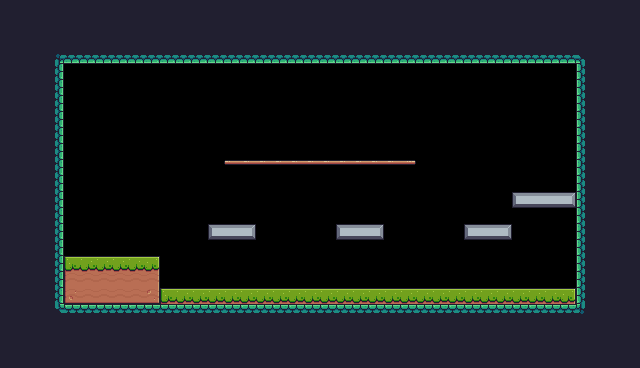

Below is a game level as drawn by its tile map, then a one-line description and the .tmx file that defines it, in full:
An orthogonal 40x23 tile map with 16x16 px tiles, 1 tile layer (Background) and 26 objects (8x Fruit, 2x Chicken, Player, Checkpoint, Platform).

<map version="1.10" tiledversion="1.10.1" orientation="orthogonal" renderorder="right-down" width="40" height="23" tilewidth="16" tileheight="16" infinite="0" nextlayerid="5" nextobjectid="90">
 <tileset firstgid="1" source="Pixel Adventure.tsx" />
 <layer id="1" name="Background" width="40" height="23">
  <properties>
   <property name="BackgroundColor" value="Purple" />
  </properties>
  <data encoding="csv">
24,24,24,24,24,24,24,24,24,24,24,24,24,24,24,24,24,24,24,24,24,24,24,24,24,24,24,24,24,24,24,24,24,24,24,24,24,24,24,24,
24,24,24,24,24,24,24,24,24,24,24,24,24,24,24,24,24,24,24,24,24,24,24,24,24,24,24,24,24,24,24,24,24,24,24,24,24,24,24,24,
24,24,24,24,24,24,24,24,24,24,24,24,24,24,24,24,24,24,24,24,24,24,24,24,24,24,24,24,24,24,24,24,24,24,24,24,24,24,24,24,
24,24,24,180,222,222,222,222,222,222,222,222,222,222,222,222,222,222,222,222,222,222,222,222,222,222,222,222,222,222,222,222,222,222,222,222,181,24,24,24,
24,24,24,201,0,0,0,0,0,0,0,0,0,0,0,0,0,0,0,0,0,0,0,0,0,0,0,0,0,0,0,0,0,0,0,0,199,24,24,24,
24,24,24,201,0,0,0,0,0,0,0,0,0,0,0,0,0,0,0,0,0,0,0,0,0,0,0,0,0,0,0,0,0,0,0,0,199,24,24,24,
24,24,24,201,0,0,0,0,0,0,0,0,0,0,0,0,0,0,0,0,0,0,0,0,0,0,0,0,0,0,0,0,0,0,0,0,199,24,24,24,
24,24,24,201,0,0,0,0,0,0,0,0,0,0,0,0,0,0,0,0,0,0,0,0,0,0,0,0,0,0,0,0,0,0,0,0,199,24,24,24,
24,24,24,201,0,0,0,0,0,0,0,0,0,0,0,0,0,0,0,0,0,0,0,0,0,0,0,0,0,0,0,0,0,0,0,0,199,24,24,24,
24,24,24,201,0,0,0,0,0,0,0,0,0,0,0,0,0,0,0,0,0,0,0,0,0,0,0,0,0,0,0,0,0,0,0,0,199,24,24,24,
24,24,24,201,0,0,0,0,0,0,0,0,0,0,40,41,41,41,41,41,41,41,41,41,41,42,0,0,0,0,0,0,0,0,0,0,199,24,24,24,
24,24,24,201,0,0,0,0,0,0,0,0,0,0,0,0,0,0,0,0,0,0,0,0,0,0,0,0,0,0,0,0,0,0,0,0,199,24,24,24,
24,24,24,201,0,0,0,0,0,0,0,0,0,0,0,0,0,0,0,0,0,0,0,0,0,0,0,0,0,0,0,0,101,102,102,103,199,24,24,24,
24,24,24,201,0,0,0,0,0,0,0,0,0,0,0,0,0,0,0,0,0,0,0,0,0,0,0,0,0,0,0,0,0,0,0,0,199,24,24,24,
24,24,24,201,0,0,0,0,0,0,0,0,0,101,102,103,0,0,0,0,0,101,102,103,0,0,0,0,0,101,102,103,0,0,0,0,199,24,24,24,
24,24,24,201,0,0,0,0,0,0,0,0,0,0,0,0,0,0,0,0,0,0,0,0,0,0,0,0,0,0,0,0,0,0,0,0,199,24,24,24,
24,24,24,201,7,8,8,8,8,9,0,0,0,0,0,0,0,0,0,0,0,0,0,0,0,0,0,0,0,0,0,0,0,0,0,0,199,24,24,24,
24,24,24,201,29,30,30,30,30,31,0,0,0,0,0,0,0,0,0,0,0,0,0,0,0,0,0,0,0,0,0,0,0,0,0,0,199,24,24,24,
24,24,24,201,51,52,52,52,52,53,7,8,8,8,8,8,8,8,8,8,8,8,8,8,8,8,8,8,8,8,8,8,8,8,8,9,199,24,24,24,
24,24,24,202,178,178,178,178,178,178,178,178,178,178,178,178,178,178,178,178,178,178,178,178,178,178,178,178,178,178,178,178,178,178,178,178,203,24,24,24,
24,24,24,24,24,24,24,24,24,24,24,24,24,24,24,24,24,24,24,24,24,24,24,24,24,24,24,24,24,24,24,24,24,24,24,24,24,24,24,24,
24,24,24,24,24,24,24,24,24,24,24,24,24,24,24,24,24,24,24,24,24,24,24,24,24,24,24,24,24,24,24,24,24,24,24,24,24,24,24,24,
24,24,24,24,24,24,24,24,24,24,24,24,24,24,24,24,24,24,24,24,24,24,24,24,24,24,24,24,24,24,24,24,24,24,24,24,24,24,24,24
</data>
 </layer>
 <objectgroup id="3" name="Spawnpoints">
  <object id="4" name="Player" type="Player" x="96" y="224" width="32" height="32" />
  <object id="46" name="Cherries" type="Fruit" x="288" y="256" width="32" height="32" />
  <object id="47" name="Cherries" type="Fruit" x="480" y="256" width="32" height="32" />
  <object id="48" name="Cherries" type="Fruit" x="160" y="256" width="32" height="32" />
  <object id="49" name="Bananas" type="Fruit" x="224" y="256" width="32" height="32" />
  <object id="50" name="Bananas" type="Fruit" x="384" y="128" width="32" height="32" />
  <object id="51" name="Bananas" type="Fruit" x="416" y="256" width="32" height="32" />
  <object id="64" name="Kiwi" type="Fruit" x="480" y="192" width="32" height="32" />
  <object id="65" name="Orange" type="Fruit" x="224" y="128" width="32" height="32" />
  <object id="74" type="Checkpoint" x="512" y="128" width="64" height="64" />
  <object id="77" name="Chicken" type="Chicken" x="336" y="256" width="32" height="32">
   <properties>
    <property name="offsetNeg" type="float" value="12" />
    <property name="offsetPos" type="float" value="14" />
   </properties>
  </object>
  <object id="86" name="Chicken" type="Chicken" x="304" y="128" width="32" height="32">
   <properties>
    <property name="offsetNeg" type="float" value="6" />
    <property name="offsetPos" type="float" value="6" />
   </properties>
  </object>
 </objectgroup>
 <objectgroup id="4" name="Collisions">
  <object id="20" x="48" y="48" width="16" height="272" />
  <object id="21" x="64" y="48" width="512" height="16" />
  <object id="22" x="576" y="48" width="16" height="272" />
  <object id="23" x="64" y="304" width="512" height="16" />
  <object id="25" x="64" y="256" width="96" height="48" />
  <object id="66" x="416" y="288" width="96" height="16" />
  <object id="75" x="160" y="288" width="256" height="16" />
  <object id="81" x="208" y="224" width="48" height="16" />
  <object id="82" x="336" y="224" width="48" height="16" />
  <object id="83" x="464" y="224" width="48" height="16" />
  <object id="84" x="64" y="256" width="96" height="48" />
  <object id="85" x="160" y="288" width="416" height="16" />
  <object id="87" x="512" y="192" width="64" height="16" />
  <object id="89" type="Platform" x="224" y="160" width="192" height="16" />
 </objectgroup>
</map>
